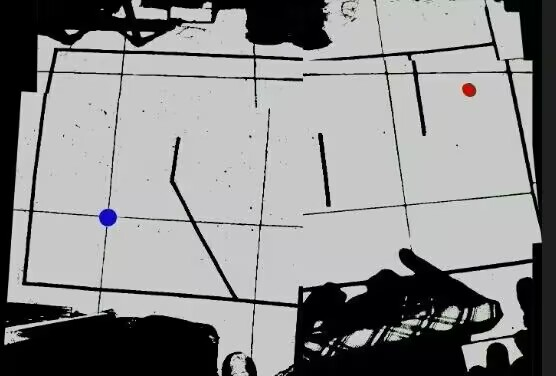
#> input picture experiments/planning/road 5.jpg, 556 x 376 px
$ python coordinate_planner.py
#> lines starting #> are read from the running program, lines starting #| are printed output that depends on the picture; after the words box and inside, x2 and y2 are one past the last pixel; in counts of white or black regions, pixels touching at a corner belong together
import cv2
import numpy as np
from collections import deque
from math import sqrt

lower_black = np.array([0, 0, 0])  # HSV下限
upper_black = np.array([150, 255, 100])  # HSV上限

lower_blue = np.array([90, 50, 50])
upper_blue = np.array([130, 255, 255])


# Ramer - Douglas - Peucker算法
def rdp(points, epsilon):
    dmax = 0
    index = 0
    end = len(points) - 1
    for i in range(1, end):
        d = perpendicular_distance(points[i], points[0], points[end])
        if d > dmax:
            index = i
            dmax = d
    if dmax > epsilon:
        results = rdp(points[:index + 1], epsilon)[:-1] + rdp(points[index:], epsilon)
    else:
        results = [points[0], points[end]]
    return results


# 计算点到直线的垂直距离
def perpendicular_distance(point, start, end):
    if start == end:
        return sqrt((point[0] - start[0]) ** 2 + (point[1] - start[1]) ** 2)
    else:
        n = abs((end[0] - start[0]) * (start[1] - point[1]) - (start[0] - point[0]) * (end[1] - start[1]))
        d = sqrt((end[0] - start[0]) ** 2 + (end[1] - start[1]) ** 2)
        return n / d


list = []


def get_list(data):
    return data


def red(hsv):  # 红色掩膜
    lower_red_1 = np.array((0, 120, 70))
    upper_red_1 = np.array((10, 255, 255))
    lower_red_2 = np.array((170, 120, 70))
    upper_red_2 = np.array((180, 255, 255))
    mask_red_1 = cv2.inRange(hsv, lower_red_1, upper_red_1)
    mask_red_2 = cv2.inRange(hsv, lower_red_2, upper_red_2)
    mask_red = cv2.bitwise_or(mask_red_1, mask_red_2)
    return mask_red


def blue(hsv):  # 蓝色掩膜
    lower_blue = np.array([90, 50, 50])
    upper_blue = np.array([130, 255, 255])
    mask_blue = cv2.inRange(hsv, lower_blue, upper_blue)
    # 去噪
    kernel = np.ones((5, 5), np.uint8)
    mask_blue = cv2.erode(mask_blue, kernel, iterations=2)  # 腐蚀去除小噪点
    mask_blue = cv2.dilate(mask_blue, kernel, iterations=5)  # 膨胀填充空洞
    return mask_blue


def road(hsv, lower_color, upper_color):  # 路的掩膜
    mask = cv2.inRange(hsv, lower_color, upper_color)
    # 去噪
    kernel = np.ones((5, 5), np.uint8)
    mask = cv2.erode(mask, kernel, iterations=1)  # 腐蚀去除小噪点
    mask = cv2.dilate(mask, kernel, iterations=10)  # 膨胀填充空洞
    return mask


def draw_rect(image, contours):
    for cnt in contours:
        area = cv2.contourArea(cnt)
        if area > 500:  # 过滤小面积噪点
            x, y, w, h = cv2.boundingRect(cnt)
            cv2.rectangle(image, (x, y), (x + w, y + h), (0, 255, 0), 2)


def detect_color_object(ori_image, ori_hsv):
    # 转换为HSV颜色空间
    mask_black_road = road(ori_hsv, lower_black, upper_black)
    mask_red_start = red(ori_hsv)
    mask_blue_end = blue(ori_hsv)
    # 转换成单一颜色
    color_mask = np.zeros_like(ori_image)
    color_mask[mask_red_start > 0] = (1, 1, 250)
    color_mask[mask_black_road > 0] = (0, 100, 0)
    color_mask[mask_blue_end > 0] = (254, 1, 1)
    # 保存结果
    cv2.imwrite("processed_image.jpg", color_mask)


def find_to_start(hsv):  # 寻找起点
    red_mask = red(hsv)
    red_points = np.column_stack(np.where(red_mask > 0))
    if len(red_points) > 0:
        start = tuple(red_points[0][::-1])
    else:
        raise ValueError("未找到起始点（红色）")
    return start


def find_to_end(hsv):  # 寻找终点
    blue_mask = blue(hsv)
    blue_points = np.column_stack(np.where(blue_mask > 0))
    if len(blue_points) > 0:
        end = tuple(blue_points[0][::-1])
    else:
        raise ValueError("未找到终点（蓝色）")
    return end


def find_obstacle(hsv):  # 识别障碍物（黑色）
    lower_black = np.array([35, 43, 46])
    upper_black = np.array([77, 255, 255])
    obstacle_mask = cv2.inRange(hsv, lower_black, upper_black)
    return obstacle_mask


def find_way(start, end, obstacle_mask):
    # 定义方向数组
    directions = [(-1, 0), (1, 0), (0, -1), (0, 1)]
    # 广度优先搜索
    queue = deque([(start, 0)])  # 队列中存储 (当前位置, 路径长度)
    visited = set([start])
    parent = {}
    found = False

    while queue:
        current, distance = queue.popleft()
        if current == end:
            found = True
            break
        for dx, dy in directions:
            new_x, new_y = current[0] + dx, current[1] + dy
            if 0 <= new_x < width and 0 <= new_y < height \
                    and obstacle_mask[new_y, new_x] == 0 and (new_x, new_y) not in visited:
                queue.append(((new_x, new_y), distance + 1))
                visited.add((new_x, new_y))
                parent[(new_x, new_y)] = current

    return found, parent, current


def point_of_way(found, parent):
    if found:
        path = []
        current = end
        while current != start:
            path.append(current)
            current = parent[current]
        path.append(start)
        path.reverse()

        # 使用RDP算法平滑路径
        epsilon = 10  # 可以调整这个值来控制平滑程度
        smoothed_path = rdp(path, epsilon)
        print(smoothed_path)
        # ----显示路径
        # 创建路径矩阵
        path_matrix = np.zeros((height, width), dtype=np.uint8)  # 创建全零数组
        for point in smoothed_path:
            path_matrix[point[1], point[0]] = 255  # 点
        # 在路径矩阵上绘制折线
        smoothed_path = np.array(smoothed_path, np.int32)
        smoothed_path = smoothed_path.reshape((-1, 1, 2))
        # 显示原始图像和路径
        for point in smoothed_path:
            point = tuple(point[0])  # 将 point 转换为长度为 2 的元组
            cv2.circle(ori_image, point, 3, (0, 255, 255), -1)  # 黄色路径
        # 将路径点连接起来
        cv2.polylines(ori_image, [smoothed_path], False, (0, 255, 0), 2)
        # 缩放图像以适应屏幕
        scale_factor = 0.7  # 缩小50%，可根据需要调整
        new_dim = (int(ori_image.shape[1] * scale_factor), int(ori_image.shape[0] * scale_factor))
        resized_image = cv2.resize(ori_image, new_dim, interpolation=cv2.INTER_AREA)

        # 显示缩放后的图像
        cv2.imshow('Rasterized Image with Path', resized_image)
        # ----------------------------------------------------
        return smoothed_path


def save_path_to_file(path_points, filename='path_points.txt'):
    try:
        if not path_points:
            print("警告：路径点列表为空，无需保存。")
            return

        for idx, point in enumerate(path_points):
            # 处理 numpy 数组（转为一维并校验长度）
            if isinstance(point, np.ndarray):
                point = point.flatten()  # 展平为一维数组
                if point.size < 2:
                    raise IndexError(f"第 {idx + 1} 个点坐标维度不足")
            else:
                if len(point) < 2:
                    raise IndexError(f"第 {idx + 1} 个点格式错误")

            # 提取坐标（兼容数组和列表）
            x = point[0]
            y = point[1]
            with open(filename, 'a') as f:  # 建议用 'a' 避免重复覆盖
                f.write(f"{x}, {y}\n")  # 逐点写入，避免批量处理歧义

        print(f"路径已成功保存到 {filename}")

    except IndexError as e:
        print(f"索引错误：{e}，请检查坐标点格式是否为 (x,y)")
    except Exception as e:
        print(f"保存失败：{e}")

if __name__ == '__main__':
    ori_image = cv2.imread('road 5.jpg')
#> ori_image is the input picture: shape (376, 556, 3); mean B, G, R 139.1, 138.9, 138.7
    ori_hsv = cv2.cvtColor(ori_image, cv2.COLOR_BGR2HSV)
#> ori_hsv: shape (376, 556, 3); mean H, S, V 31.7, 21.8, 139.6
    detect_color_object(ori_image, ori_hsv)  # 查找处理图像并储存为processed_image
#> in road, `mask = cv2.inRange(hsv, lower_color, upper_color)`:
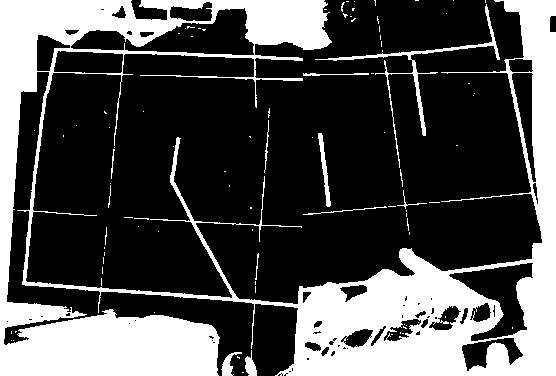
#> mask: shape (376, 556); 31% white; 94 white regions (80 under 20 px), largest, box (x1, y1, x2, y2) and area: (0, 0, 556, 376) 62127, (315, 4, 500, 168) 1230, (318, 133, 331, 207) 315
#> in road, `mask = cv2.erode(mask, kernel, iterations=1)`: mask: shape (376, 556); 22.9% white; 15 white regions (9 under 20 px), largest, box (x1, y1, x2, y2) and area: (290, 0, 556, 376) 22966, (0, 0, 216, 376) 20872, (212, 0, 328, 48) 3455, (143, 0, 204, 8) 345, (248, 360, 255, 376) 65, (224, 360, 230, 376) 60
#> in road, `mask = cv2.dilate(mask, kernel, iterations=10)`:
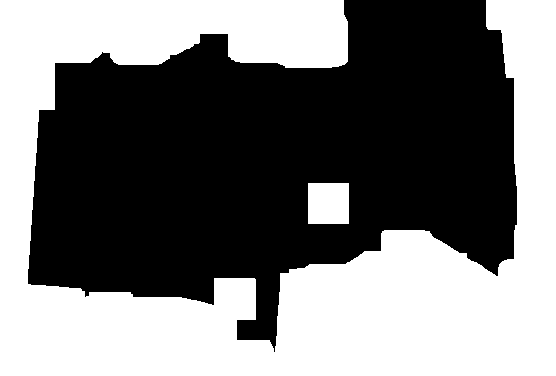
#> mask: shape (376, 556); 47.5% white; 2 white regions, box (x1, y1, x2, y2) and area: (0, 0, 556, 376) 97526, (308, 183, 349, 224) 1681
#> in red, `mask_red_1 = cv2.inRange(hsv, lower_red_1, upper_red_1)`:
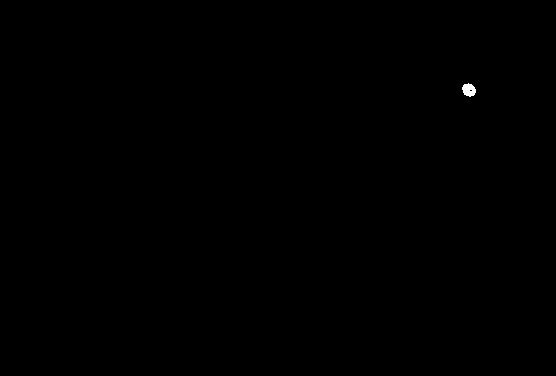
#> mask_red_1: shape (376, 556); 0.07% white; 1 white region, box (x1, y1, x2, y2) and area: (462, 83, 476, 97) 139
#> in red, `mask_red_2 = cv2.inRange(hsv, lower_red_2, upper_red_2)`: mask_red_2: shape (376, 556); 0% white in thin lines or dots, all inside (x1, y1, x2, y2) = (470, 90, 472, 91)
#> in red, `mask_red = cv2.bitwise_or(mask_red_1, mask_red_2)`: mask_red: shape (376, 556); 0.07% white; 1 white region, box (x1, y1, x2, y2) and area: (462, 83, 476, 97) 141
#> in blue, `mask_blue = cv2.inRange(hsv, lower_blue, upper_blue)`: mask_blue: shape (376, 556); 0.16% white; 1 white region, box (x1, y1, x2, y2) and area: (96, 207, 118, 229) 334
#> in blue, `mask_blue = cv2.erode(mask_blue, kernel, iterations=2)`: mask_blue: shape (376, 556); 0.04% white; 1 white region, box (x1, y1, x2, y2) and area: (103, 213, 113, 224) 75
#> in blue, `mask_blue = cv2.dilate(mask_blue, kernel, iterations=5)`: mask_blue: shape (376, 556); 0.43% white; 1 white region, box (x1, y1, x2, y2) and area: (93, 203, 123, 234) 895
#> in detect_color_object, `cv2.imwrite("processed_image.jpg", color_mask)`:
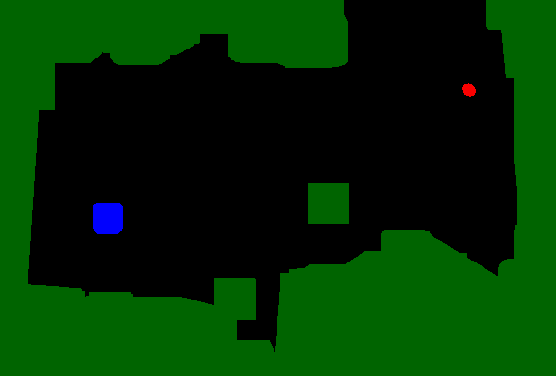
#> saved as processed_image.jpg: shape (376, 556, 3); mean B, G, R 1.1, 47.5, 0.2

    processed_image = cv2.imread('processed_image.jpg')
    hsv = cv2.cvtColor(processed_image, cv2.COLOR_BGR2HSV)
#> hsv: shape (376, 556, 3); mean H, S, V 33, 135.7, 48.8

    height, width, _ = processed_image.shape
#> height = 376; width = 556

    start = find_to_start(hsv)
#> in red (call 2), `mask_red_1 = cv2.inRange(hsv, lower_red_1, upper_red_1)`: mask_red_1: shape (376, 556); 0.06% white; 1 white region, box (x1, y1, x2, y2) and area: (462, 83, 476, 97) 119
#> in red (call 2), `mask_red_2 = cv2.inRange(hsv, lower_red_2, upper_red_2)`: mask_red_2: shape (376, 556); 0.01% white in thin lines or dots, all inside (x1, y1, x2, y2) = (462, 83, 476, 97)
#> in red (call 2), `mask_red = cv2.bitwise_or(mask_red_1, mask_red_2)`: mask_red: shape (376, 556); 0.07% white; 1 white region, box (x1, y1, x2, y2) and area: (462, 83, 476, 97) 148
#> in find_to_start, `red_points = np.column_stack(np.where(red_mask > 0))`: red_points = 148 pairs, first value 83 to 96, second value 462 to 475
#> in find_to_start, `start = tuple(red_points[0][::-1])`: start = (468, 83)
#> start = (468, 83)
    print(start)  # 正常
#| (468, 83)
    end = find_to_end(hsv)
#> in blue (call 2), `mask_blue = cv2.inRange(hsv, lower_blue, upper_blue)`: mask_blue: shape (376, 556); 0.48% white; 1 white region, box (x1, y1, x2, y2) and area: (92, 202, 124, 235) 1000
#> in blue (call 2), `mask_blue = cv2.erode(mask_blue, kernel, iterations=2)`: mask_blue: shape (376, 556); 0.26% white; 1 white region, box (x1, y1, x2, y2) and area: (96, 206, 120, 231) 544
#> in blue (call 2), `mask_blue = cv2.dilate(mask_blue, kernel, iterations=5)`:
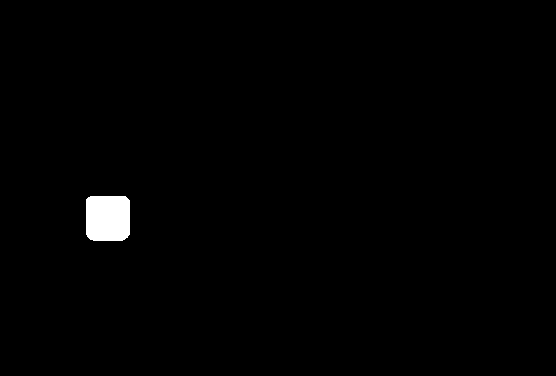
#> mask_blue: shape (376, 556); 0.92% white; 1 white region, box (x1, y1, x2, y2) and area: (86, 196, 130, 241) 1924
#> in find_to_end, `blue_points = np.column_stack(np.where(blue_mask > 0))`: blue_points = 1924 pairs, first value 196 to 240, second value 86 to 129
#> in find_to_end, `end = tuple(blue_points[0][::-1])`: end = (90, 196)
#> end = (90, 196)
    print(end)  # 正常
#| (90, 196)
    obstacle_mask = find_obstacle(hsv)

    found, parent, current = find_way(start, end, obstacle_mask)
#> in find_way, `visited = set([start])`: visited = 1 item
#> the loop in find_way, `while queue:` made 97988 passes
#> (current, distance) on passes 1 to 3: ((468, 83), 0), ((467, 83), 1), ((469, 83), 1)
#> after the loop in find_way, `while queue:`: parent = 98143 items; visited = 98144 items
#> found = True; parent = 98143 items; current = (90, 196)
    print(found)  # 正常
#| True

    points = point_of_way(found, parent)
#> the loop in point_of_way, `while current != start:` made 491 passes
#> current on passes 1 to 3: (90, 195), (90, 194), (90, 193)
#> after the loop in point_of_way, `while current != start:`: path = 491 pairs, first value 90 to 467, second value 83 to 196
#> in rdp, `end = len(points) - 1`: end = 491
#> the loop in rdp, `for i in range(1, end):` made 490 passes
#> (n in perpendicular_distance, d, dmax) on passes 1 to 12: (113, 0.286, 0.286), (226, 0.573, 0.573), (339, 0.859, 0.859), (452, 1.15, 1.15), (565, 1.43, 1.43), (678, 1.72, 1.72), (791, 2, 2), (904, 2.29, 2.29), (1017, 2.58, 2.58), (1130, 2.86, 2.86), (1243, 3.15, 3.15), (1356, 3.44, 3.44)
#> (d, dmax) on passes 61 to 66: (17.47, 17.47), (17.76, 17.76), (18.04, 18.04), (18.33, 18.33), (18.62, 18.62), (18.9, 18.9)
#> after the loop in rdp, `for i in range(1, end):`: dmax = 108.3; index = 378
#| [(468, 83), (90, 83), (90, 196)]
#> the loop in point_of_way, `for point in smoothed_path:` made 3 passes
#> point on passes 1 to 3: (468, 83), (90, 83), (90, 196)
#> after the loop in point_of_way, `for point in smoothed_path:`: path_matrix: shape (376, 556); 0% white in thin lines or dots, all inside (x1, y1, x2, y2) = (90, 83, 469, 197)
#> the loop in point_of_way, `for point in smoothed_path:` made 3 passes
#> in point_of_way, `cv2.polylines(ori_image, [smoothed_path], False, (0, 255, 0), 2)`:
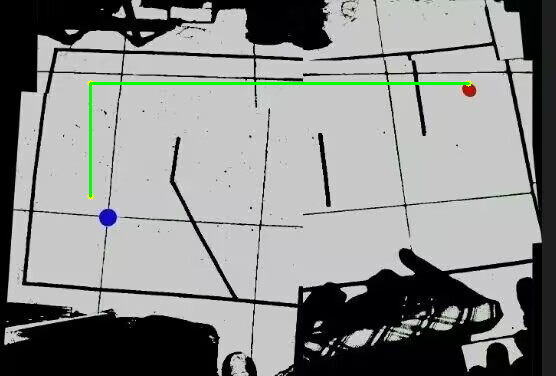
#> ori_image: shape (376, 556, 3); mean B, G, R 137.7, 139.3, 137.3
#> in point_of_way, `resized_image = cv2.resize(ori_image, new_dim, interpolation=cv2.INTER..`:
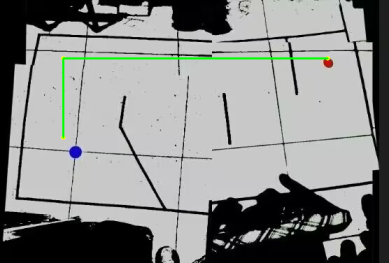
#> resized_image: shape (263, 389, 3); mean B, G, R 137.7, 139.3, 137.3

    save_path_to_file(points, filename='path_points.txt')

    cv2.waitKey(0)
    cv2.destroyAllWindows()
